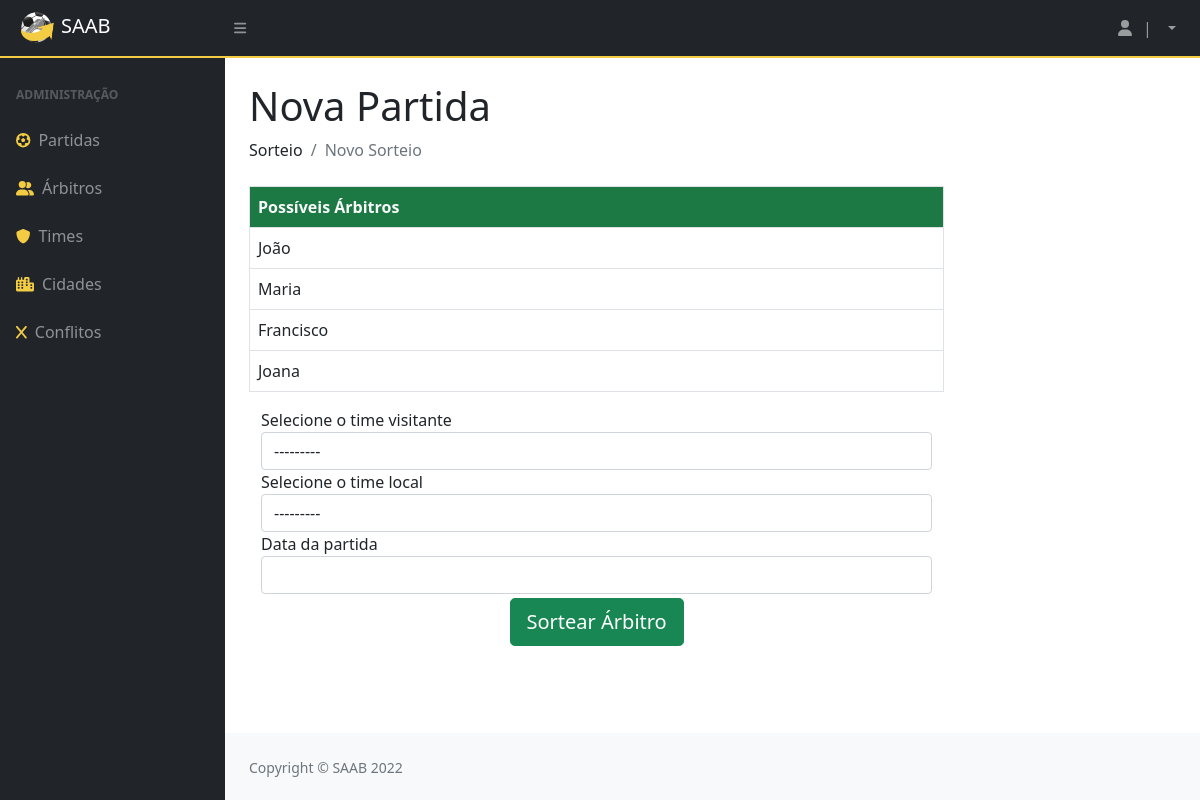
/sorteio/, run on the app's committed database.
### privado/models.py (models this page shows, shortened)
class Arbitro(models.Model):
    codigo = models.AutoField(primary_key=True)
    datanasc = models.DateField()
    cidade = models.ForeignKey(Cidade, on_delete=models.CASCADE)
    nome = models.CharField(max_length=100)
    formafisica = models.BooleanField()

### privado/views.py (the view, shortened to what this page needs)
# urls.py: path('sorteio/', sorteio, name="url_sorteio"),
@has_permission_decorator('mexer_no_sistema')
def sorteio(request):
    formPartida = PartidaForm(request.POST, request.FILES)
    pacote = {}
    arbt = Arbitro.objects.all()
    resultado = []
    ganhador = []
    ganhador.append(0)
    lista_notas_juizes = []
    for i in arbt:
        pontos = 0
        ContDe= DeclaracaoArbitro.objects.filter(arbitro = i).count()
        ContDenun= DenunciaArbitro.objects.filter(arbitro = i).count()
        ContVp= VidapubliArbitro.objects.filter(arbitro = i).count()
        ContDoc= DocumentoArbitro.objects.filter(arbitro = i).count()
        if (i.formafisica == False):
            pontos = pontos+1
        if(ContDe > 0):
            pontos = pontos + (ContDe*2)
        if (ContDenun > 0):
            pontos = pontos + (ContDenun*3)
        if (ContVp > 0):
            pontos = pontos + (ContVp*4)
        if (ContDoc > 0):
            pontos = pontos + (ContDoc*5)
        tupla_juiz_nota= (i, pontos)
        lista_notas_juizes.append(tupla_juiz_nota)
    lista_notas_juizes_ordenada = sorted(lista_notas_juizes, key=lambda tup: tup[1])
    if(len(lista_notas_juizes_ordenada) == 0):
        resultado_final=[]
    else:
        tupla_primeiro_juiz = lista_notas_juizes_ordenada[0]
        menor_nota = tupla_primeiro_juiz[1]
        resultado_final = []
        for juiz_tupla in lista_notas_juizes_ordenada:
            if juiz_tupla[1] == menor_nota:
                resultado_final.append(juiz_tupla[0])
    pacote = {"FormPartida": formPartida, "ganhador": resultado_final}
    return render(request, "SAAB/sorteio.html", pacote)

### privado/forms.py
class PartidaForm(django_forms.Form):
    visitante = django_forms.ModelChoiceField(queryset=Time.objects.all(), label="Selecione o time visitante", required=False)
    local = django_forms.ModelChoiceField(queryset=Time.objects.all(), label="Selecione o time local", required=False)
    data = django_forms.DateField(label="Data da partida", required=False)

### privado/models.py (called while the page is built)
    def __str__(self):
        return (self.nome)

### privado/templates/SAAB/sorteio.html (shortened to what this page needs)
{% extends 'SAAB/layout.html' %}
{% block conteudo %}
{% load static %}
{% load crispy_forms_tags %}
<!DOCTYPE html>
<html>
    <head>
    </head>
        <body>
        <h1 class="mt-4"> Nova Partida </h1>
        <ol class="breadcrumb mb-4">
            <li class="breadcrumb-item">Sorteio</li>
            <li class="breadcrumb-item active">Novo Sorteio</li>
        </ol>
        <form method="post" class="w-75">
            <div class="w-100 container mt-2">
                <div class="row">
                    <table class="table table-bordered col-sm">
                        <thead>
                            <tr>
                                <th>Possíveis Árbitros</th>
                            </tr>
                        </thead>
                        {% for i in ganhador %}
                            <tr>
                                <td>{{ i.nome }}</td>
                            </tr>
                        {% endfor %}
                    </table>
                    <form method="post" class="w-75">
                        {{ FormPartida|crispy }}
                        <div class="col-sm text-center"><button type="submit" class="mt-1 btn btn-success btn-lg">Sortear Árbitro</button></div>
                    </form>
                </div>
            </div>
        </form>
    </body>
</html>
{% endblock %}

### data on the page
Arbitro: nome "João"
Arbitro: nome "Maria"
Arbitro: nome "Francisco"
Arbitro: nome "Joana"
